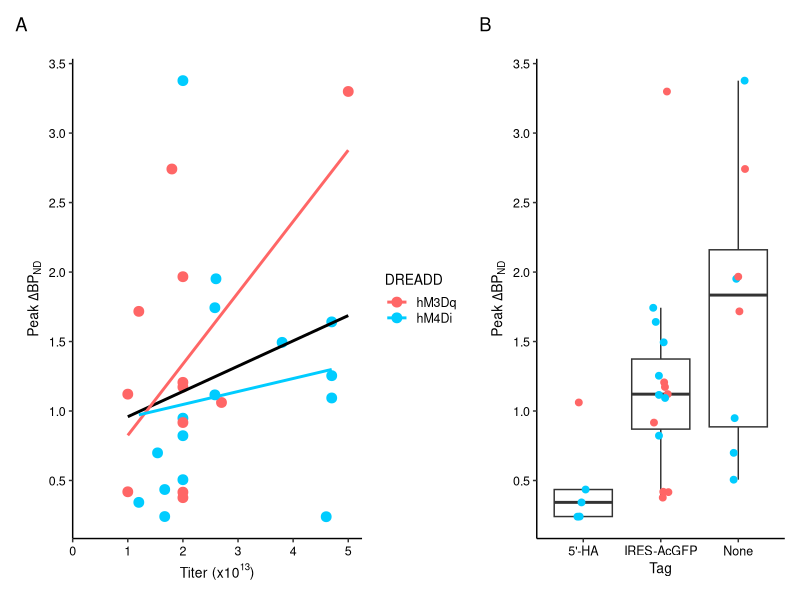

R code for this plot:
library(tidyverse)
library(ggplot2)
library(patchwork)
library(MASS)
library(car)

regions=c('Amyg','Cd','rmCD','Put','VPL','dlPFC','S1','OFC')

# data import
dat=read.csv("fig5_df.csv")

#stats
fit <- lm(deltaBP ~ titer * dreadd * promoter * tag * serotype,data=dat)
resultAIC=MASS::stepAIC(fit)
resultAIC$anova
bestfit <- lm(deltaBP ~ titer + dreadd + promoter + tag + titer:dreadd + titer:promoter + dreadd:promoter, data=dat)
bestfit %>% rstatix::anova_test()
bestfit %>% car::vif(type="predictor")

# make graphs
g_titer = ggplot(data=dat,mapping=aes(x=titer,y=deltaBP))+
  geom_point(size=3,alpha=1,aes(color=dreadd))+
  geom_smooth(method = "lm",se=FALSE,color="black")+
  geom_smooth(method = "lm",se=FALSE,aes(color=dreadd))+
  theme_classic()+
  theme(axis.text=element_text(color="black"),
        strip.background = element_blank(),
        legend.title = element_text(size=10),
        legend.text=element_text(size=9),
        legend.key.height = unit(4,"mm"), 
        axis.title=element_text(size=10),
        axis.text.x = element_text(size=9),
        axis.text.y = element_text(size=9)
  )+
  labs(title="",x=expression(paste("Titer (",{x10^13},")")),y=expression(paste("Peak ",Delta,{BP[ND]})),color="DREADD")+
  scale_color_manual(values=c("hM3Dq"="#FF6666","hM4Di"="#00CCFF"))+
  scale_x_continuous(limits = c(0,5.25),expand=c(0,NA))+
  scale_y_continuous(breaks=seq(0,4,0.5))

g_tag = ggplot(data=dat,mapping=aes(x=tag,y=deltaBP))+
  geom_boxplot(outliers=FALSE)+
  geom_point(position=position_jitter(width=0.1,seed=1),size=2,alpha=1,aes(color=dreadd))+
  theme_classic()+
  theme(axis.text=element_text(color="black"),
        legend.position = "none",
        strip.background = element_blank(),
        axis.title=element_text(size=10),
        axis.text.x = element_text(size=9),
        axis.text.y = element_text(size=9)
  )+
  labs(title="",x="Tag",y=expression(paste("Peak ",Delta,{BP[ND]})),color="DREADD")+
  scale_color_manual(values=c("hM3Dq"="#FF6666","hM4Di"="#00CCFF"))+
  scale_y_continuous(breaks=seq(0,4,0.5))+
  scale_x_discrete(label=c("5'-HA","IRES-AcGFP","None"))

#figure layout
gfig5=(g_titer|g_tag)+plot_layout(width=c(7,6))+plot_annotation(tag_levels = "A")
gfig5
